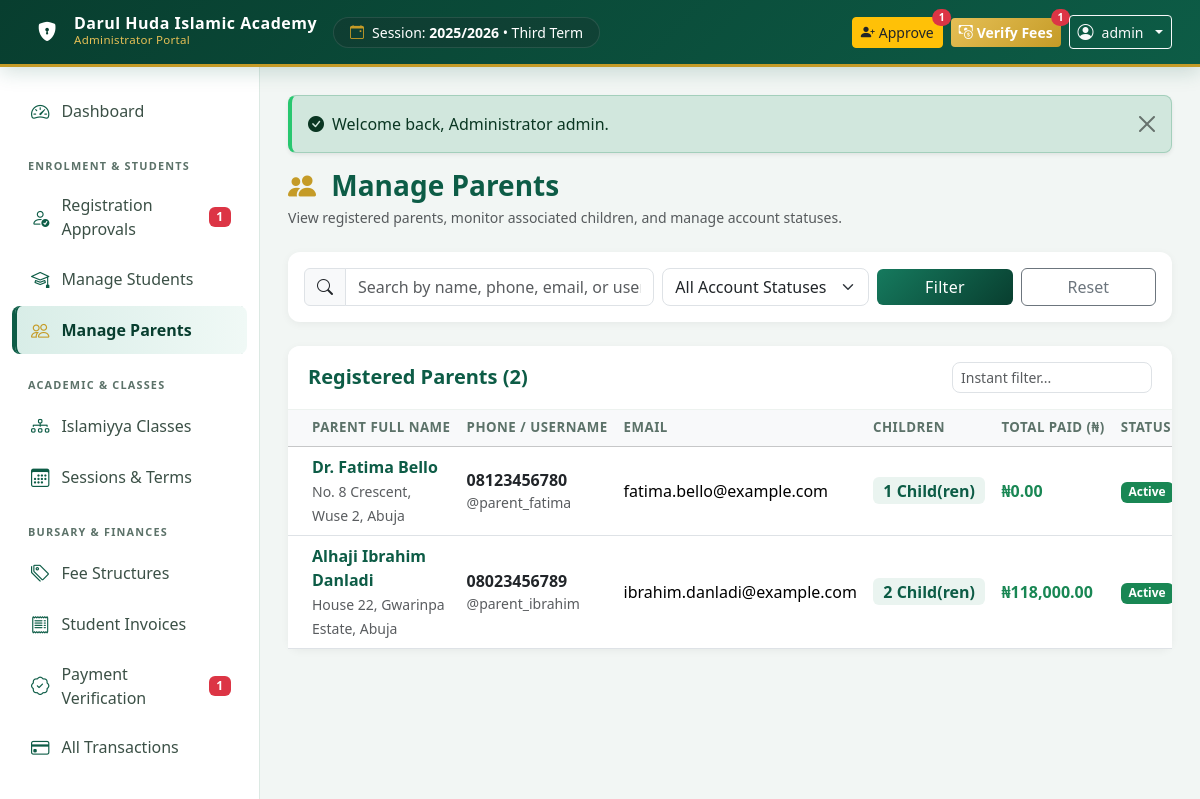
/admin/parents.php (signed in), run on the app's committed database.
### tables this page shows
CREATE TABLE `academic_terms` (
  `id` INT AUTO_INCREMENT PRIMARY KEY,
  `session_id` INT NOT NULL,
  `term_name` VARCHAR(50) NOT NULL,  
  `start_date` DATE NULL,
  `end_date` DATE NULL,
  `is_current` TINYINT(1) NOT NULL DEFAULT 0,
  `created_at` TIMESTAMP DEFAULT CURRENT_TIMESTAMP,
  CONSTRAINT `fk_term_session` FOREIGN KEY (`session_id`) REFERENCES `academic_sessions` (`id`) ON DELETE CASCADE
);

CREATE TABLE `academic_sessions` (
  `id` INT AUTO_INCREMENT PRIMARY KEY,
  `session_name` VARCHAR(50) NOT NULL UNIQUE,  
  `is_current` TINYINT(1) NOT NULL DEFAULT 0,
  `created_at` TIMESTAMP DEFAULT CURRENT_TIMESTAMP
);

CREATE TABLE `parents` (
  `id` INT AUTO_INCREMENT PRIMARY KEY,
  `user_id` INT NOT NULL UNIQUE,
  `full_name` VARCHAR(150) NOT NULL,
  `residential_address` TEXT NOT NULL,
  `emergency_contact_name` VARCHAR(150) NULL,
  `emergency_contact_phone` VARCHAR(25) NULL,
  `occupation` VARCHAR(100) NULL,
  `created_at` TIMESTAMP DEFAULT CURRENT_TIMESTAMP,
  `updated_at` TIMESTAMP DEFAULT CURRENT_TIMESTAMP ON UPDATE CURRENT_TIMESTAMP,
  CONSTRAINT `fk_parents_user` FOREIGN KEY (`user_id`) REFERENCES `users` (`id`) ON DELETE CASCADE
);

CREATE TABLE `users` (
  `id` INT AUTO_INCREMENT PRIMARY KEY,
  `username` VARCHAR(80) NOT NULL UNIQUE,
  `email` VARCHAR(120) NULL UNIQUE,
  `phone` VARCHAR(25) NOT NULL UNIQUE,
  `password_hash` VARCHAR(255) NOT NULL,
  `role` ENUM('admin', 'parent') NOT NULL DEFAULT 'parent',
  `status` ENUM('active', 'suspended', 'deactivated') NOT NULL DEFAULT 'active',
  `last_login` DATETIME NULL,
  `created_at` TIMESTAMP DEFAULT CURRENT_TIMESTAMP,
  `updated_at` TIMESTAMP DEFAULT CURRENT_TIMESTAMP ON UPDATE CURRENT_TIMESTAMP
);

### config/app.php (called while the page is built, shortened)
<?php
function get_school_settings(): array {
    static $settings = null;
    if ($settings === null) {
        try {
            $pdo = get_db_connection();
            $stmt = $pdo->query("SELECT setting_key, setting_value FROM school_settings");
            $rows = $stmt->fetchAll();
            $settings = [];
            foreach ($rows as $row) {
                $settings[$row['setting_key']] = $row['setting_value'];
            }
        } catch (Exception $e) {
            $settings = [
                'school_name' => 'Darul Huda Islamic Academy',
                'school_motto' => 'Excellence in Quranic & Islamic Education',
                'school_phone' => '+234 803 123 4567',
                'school_email' => 'info@darulhuda.edu.ng',
                'school_address' => 'Plot 14, Al-Hikmah Way, Abuja, Nigeria',
                'currency_symbol' => '₦',
                'currency_code' => 'NGN',
                'bank_name' => 'Jaiz Bank PLC',
                'bank_account_name' => 'Darul Huda Islamic Academy',
                'bank_account_number' => '0012345678',
            ];
        }
    }
    return $settings;
}
function get_setting(string $key, string $default = ''): string {
    $settings = get_school_settings();
    return $settings[$key] ?? $default;
}

### admin/parents.php (the view, shortened to what this page needs)
<?php
$active_tab = "parents";
require_once __DIR__ . '/../includes/admin_header.php';
$pdo = get_db_connection();
$search = trim($_GET['search'] ?? '');
$sql = "
    SELECT
        p.*, u.username, u.email, u.phone, u.status, u.last_login,
        COUNT(DISTINCT s.id) as children_count,
        COALESCE(SUM(pay.amount), 0) as total_paid
    FROM parents p
    JOIN users u ON p.user_id = u.id
    LEFT JOIN students s ON s.parent_id = p.id
    LEFT JOIN payments pay ON pay.parent_id = p.id AND pay.payment_status = 'successful'
    WHERE 1=1
";
$params = [];
$sql .= " GROUP BY p.id ORDER BY p.id DESC";
$stmt = $pdo->prepare($sql);
$stmt->execute($params);
$parents = $stmt->fetchAll();
?>
<div class="d-flex flex-wrap justify-content-between align-items-center mb-4">
    <div>
        <h3 class="fw-bold text-islamic mb-1">
            <i class="bi bi-people-fill text-gold me-2"></i> Manage Parents
        </h3>
        <p class="text-muted small mb-0">View registered parents, monitor associated children, and manage account statuses.</p>
    </div>
</div>
<div class="card card-modern p-3 mb-4">
    <form method="GET" action="" class="row g-2 align-items-center">
        <div class="col-md-5">
            <div class="input-group">
                <span class="input-group-text bg-light"><i class="bi bi-search"></i></span>
                <input type="text" name="search" class="form-control" value="<?= e($search) ?>" placeholder="Search by name, phone, email, or username...">
            </div>
        </div>
        <div class="col-md-3">
            <select name="status" class="form-select">
                <option value="">All Account Statuses</option>
            </select>
        </div>
        <div class="col-md-2">
            <button type="submit" class="btn btn-islamic w-100">Filter</button>
        </div>
        <div class="col-md-2">
            <a href="<?= BASE_URL ?>/admin/parents.php" class="btn btn-outline-secondary w-100">Reset</a>
        </div>
    </form>
</div>
<div class="card card-modern">
    <div class="card-header bg-white d-flex justify-content-between align-items-center py-3">
        <h5 class="mb-0 text-islamic fw-bold">
            Registered Parents (<?= count($parents) ?>)
        </h5>
        <input type="text" class="form-control form-control-sm table-search-input" data-target-table="parents_table" placeholder="Instant filter..." style="width: 200px;">
    </div>
    <div class="card-body p-0">
        <div class="table-responsive">
            <table class="table table-hover align-middle mb-0" id="parents_table">
                <thead class="table-light">
                    <tr>
                        <th class="ps-4">Parent Full Name</th>
                        <th>Phone / Username</th>
                        <th>Email</th>
                        <th>Children</th>
                        <th>Total Paid (₦)</th>
                        <th>Status</th>
                    </tr>
                </thead>
                <tbody>
                    <?php if (empty($parents)): ?>
                        <tr>
                            <td colspan="7" class="text-center py-5 text-muted">No parent accounts found.</td>
                        </tr>
                    <?php else: ?>
                        <?php foreach ($parents as $p): ?>
                            <tr>
                                <td class="ps-4">
                                    <div class="fw-bold text-islamic"><?= e($p['full_name']) ?></div>
                                    <small class="text-muted"><?= e($p['residential_address']) ?></small>
                                </td>
                                <td>
                                    <a href="tel:<?= e($p['phone']) ?>" class="fw-semibold text-dark text-decoration-none"><?= e($p['phone']) ?></a>
                                    <div class="small text-muted">@<?= e($p['username']) ?></div>
                                </td>
                                <td>
                                    <?= !empty($p['email']) ? e($p['email']) : '<span class="text-muted small">None</span>' ?>
                                </td>
                                <td>
                                    <span class="badge bg-islamic-soft text-islamic fw-bold fs-6">
                                        <?= $p['children_count'] ?> Child(ren)
                                    </span>
                                </td>
                                <td class="fw-bold text-success"><?= format_currency($p['total_paid']) ?></td>
                                <td>
                                    <?php if ($p['status'] === 'active'): ?>
                                        <span class="badge bg-success">Active</span>
                                    <?php elseif ($p['status'] === 'suspended'): ?>
                                        <span class="badge bg-warning text-dark">Suspended</span>
                                    <?php else: ?>
                                        <span class="badge bg-danger">Deactivated</span>
                                    <?php endif; ?>
                                </td>
                            </tr>
                        <?php endforeach; ?>
                    <?php endif; ?>
                </tbody>
            </table>
        </div>
    </div>
</div>
<?php require_once __DIR__ . '/../includes/admin_footer.php'; ?>

### includes/admin_header.php (shortened to what this page needs)
<?php
$school_name = get_setting('school_name', 'Darul Huda Islamic Academy');
$cur_info = get_current_session_term();
$pending_payments = get_pending_payment_count();
$pending_registrations = get_pending_registration_count();
?>
<!DOCTYPE html>
<html lang="en">
<head>
    <link href="https://cdn.jsdelivr.net/npm/bootstrap@5.3.3/dist/css/bootstrap.min.css" rel="stylesheet">
    <link rel="stylesheet" href="https://cdn.jsdelivr.net/npm/bootstrap-icons@1.11.3/font/bootstrap-icons.min.css">
    <link rel="stylesheet" href="<?= BASE_URL ?>/assets/css/style.css">
</head>
<body>
<nav class="navbar navbar-expand-lg navbar-dark navbar-islamic sticky-top py-2 px-3">
    <div class="container-fluid">
        <a class="navbar-brand d-flex align-items-center" href="<?= BASE_URL ?>/admin/index.php">
            <div class="stat-icon bg-gold text-white me-2" style="width: 38px; height: 38px; font-size: 1.2rem;">
                <i class="bi bi-shield-lock-fill"></i>
            </div>
            <div>
                <span class="navbar-brand-text d-block lh-1 fs-6"><?= e($school_name) ?></span>
                <span class="navbar-brand-subtitle">Administrator Portal</span>
            </div>
        </a>
        <div class="d-none d-md-flex align-items-center bg-dark bg-opacity-25 px-3 py-1 rounded-pill text-white small border border-light border-opacity-10">
            <i class="bi bi-calendar-event text-gold me-2"></i>
            <span>Session: <strong><?= e($cur_info['session_name']) ?></strong> &bull; <?= e($cur_info['term_name']) ?></span>
        </div>
        <div class="ms-auto d-flex align-items-center gap-2">
            <?php if ($pending_registrations > 0): ?>
                <a href="<?= BASE_URL ?>/admin/registrations.php" class="btn btn-sm btn-warning text-dark position-relative d-none d-sm-inline-flex align-items-center" title="Pending Student Registrations">
                    <i class="bi bi-person-plus-fill me-1"></i>
                    <span>Approve</span>
                    <span class="position-absolute top-0 start-100 translate-middle badge rounded-pill bg-danger">
                        <?= $pending_registrations ?>
                    </span>
                </a>
            <?php endif; ?>
            <?php if ($pending_payments > 0): ?>
                <a href="<?= BASE_URL ?>/admin/verify_payments.php" class="btn btn-sm btn-gold position-relative d-none d-sm-inline-flex align-items-center" title="Pending Payment Verifications">
                    <i class="bi bi-cash-coin me-1"></i>
                    <span>Verify Fees</span>
                    <span class="position-absolute top-0 start-100 translate-middle badge rounded-pill bg-danger">
                        <?= $pending_payments ?>
                    </span>
                </a>
            <?php endif; ?>
            <div class="dropdown">
                <button class="btn btn-outline-light dropdown-toggle btn-sm d-flex align-items-center gap-2" type="button" data-bs-toggle="dropdown">
                    <i class="bi bi-person-circle fs-6"></i>
                    <span class="d-none d-md-inline"><?= e($_SESSION['username'] ?? 'Administrator') ?></span>
                </button>
            </div>
        </div>
    </div>
</nav>
<div class="app-container">
    <aside class="sidebar collapse d-lg-block" id="adminSidebar">
        <ul class="nav flex-column">
            <li class="nav-item">
                <a class="nav-link <?= ($active_tab ?? '') === 'dashboard' ? 'active' : '' ?>" href="<?= BASE_URL ?>/admin/index.php">
                    <i class="bi bi-speedometer2"></i> Dashboard
                </a>
            </li>
            <div class="sidebar-heading">Enrolment & Students</div>
            <li class="nav-item">
                <a class="nav-link <?= ($active_tab ?? '') === 'registrations' ? 'active' : '' ?>" href="<?= BASE_URL ?>/admin/registrations.php">
                    <i class="bi bi-person-check"></i> Registration Approvals
                    <?php if ($pending_registrations > 0): ?>
                        <span class="badge bg-danger ms-auto"><?= $pending_registrations ?></span>
                    <?php endif; ?>
                </a>
            </li>
            <li class="nav-item">
                <a class="nav-link <?= ($active_tab ?? '') === 'students' ? 'active' : '' ?>" href="<?= BASE_URL ?>/admin/students.php">
                    <i class="bi bi-mortarboard"></i> Manage Students
                </a>
            </li>
            <li class="nav-item">
                <a class="nav-link <?= ($active_tab ?? '') === 'parents' ? 'active' : '' ?>" href="<?= BASE_URL ?>/admin/parents.php">
                    <i class="bi bi-people"></i> Manage Parents
                </a>
            </li>
            <div class="sidebar-heading">Academic & Classes</div>
            <li class="nav-item">
                <a class="nav-link <?= ($active_tab ?? '') === 'classes' ? 'active' : '' ?>" href="<?= BASE_URL ?>/admin/classes.php">
                    <i class="bi bi-diagram-3"></i> Islamiyya Classes
                </a>
            </li>
            <li class="nav-item">
                <a class="nav-link <?= ($active_tab ?? '') === 'sessions' ? 'active' : '' ?>" href="<?= BASE_URL ?>/admin/sessions.php">
                    <i class="bi bi-calendar3"></i> Sessions & Terms
                </a>
            </li>
            <div class="sidebar-heading">Bursary & Finances</div>
            <li class="nav-item">
                <a class="nav-link <?= ($active_tab ?? '') === 'fees' ? 'active' : '' ?>" href="<?= BASE_URL ?>/admin/fees.php">
                    <i class="bi bi-tags"></i> Fee Structures
                </a>
            </li>
            <li class="nav-item">
                <a class="nav-link <?= ($active_tab ?? '') === 'invoices' ? 'active' : '' ?>" href="<?= BASE_URL ?>/admin/invoices.php">
                    <i class="bi bi-receipt"></i> Student Invoices
                </a>
            </li>
            <li class="nav-item">
                <a class="nav-link <?= ($active_tab ?? '') === 'verify_payments' ? 'active' : '' ?>" href="<?= BASE_URL ?>/admin/verify_payments.php">
                    <i class="bi bi-patch-check"></i> Payment Verification
                    <?php if ($pending_payments > 0): ?>
                        <span class="badge bg-danger ms-auto"><?= $pending_payments ?></span>
                    <?php endif; ?>
                </a>
            </li>
            <li class="nav-item">
                <a class="nav-link <?= ($active_tab ?? '') === 'payments' ? 'active' : '' ?>" href="<?= BASE_URL ?>/admin/payments.php">
                    <i class="bi bi-credit-card"></i> All Transactions
                </a>
            </li>
            <div class="sidebar-heading">Communication & Alerts</div>
        </ul>
    </aside>
    <main class="main-content">
        <div class="container-fluid p-0">
            <?= display_flash() ?>

### data on the page
academic_terms: session.session_name "2025/2026", term_name "Third Term"
parents: full_name "Dr. Fatima Bello", residential_address "No. 8 Crescent, Wuse 2, Abuja", user.phone "08123456780", user.username "parent_fatima", user.email "fatima.bello@example.com", children_count "1", total_paid "₦0.00"
parents: full_name "Alhaji Ibrahim Danladi", residential_address "House 22, Gwarinpa Estate, Abuja", user.phone "08023456789", user.username "parent_ibrahim", user.email "ibrahim.danladi@example.com", children_count "2", total_paid "₦118,000.00"

### other printed values
$school_name "Darul Huda Islamic Academy"
$pending_registrations "1"
$pending_payments "1"
$_SESSION['username'] "admin"
$flash['message'] "Welcome back, Administrator admin."
count($parents) "2"
